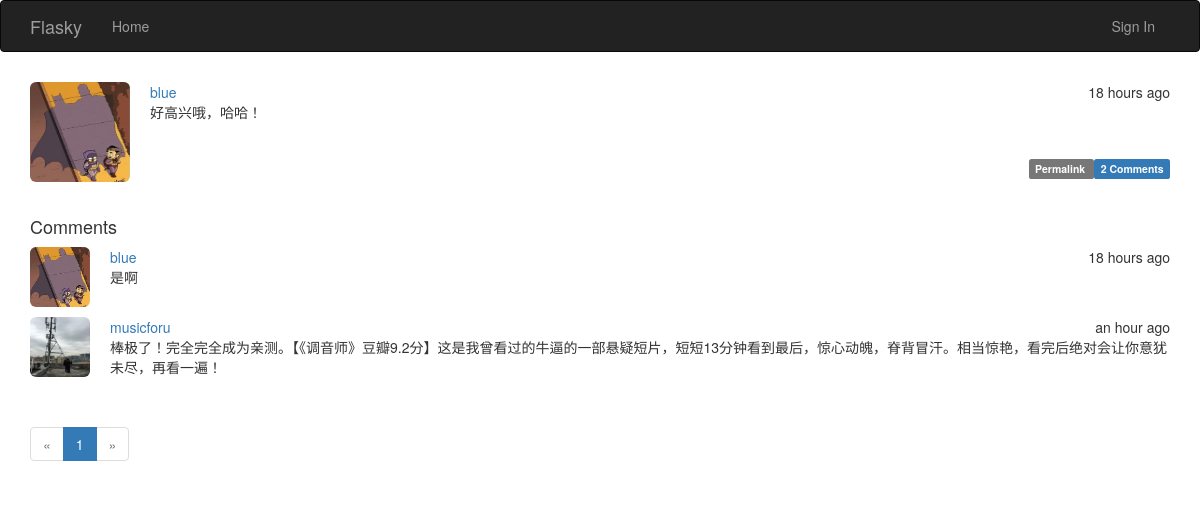
Screenshot of /post/2 with the database file from the repository.
### app/models.py (models this page shows, shortened)
class Post(db.Model):
	__tablename__='posts'
	id=db.Column(db.Integer,primary_key=True)
	body=db.Column(db.Text)
	timestamp=db.Column(db.DateTime,index=True,default=datetime.utcnow)
	author_id=db.Column(db.Integer,db.ForeignKey('users.id'))
	body_html=db.Column(db.Text)
	comments=db.relationship('Comment',backref='post',lazy='dynamic')

class User(UserMixin,db.Model):
	__tablename__='users'
	id=db.Column(db.Integer,primary_key=True)
	email=db.Column(db.String(64),unique=True,index=True)
	password_hash=db.Column(db.String(128))
	username=db.Column(db.String(64),unique=True,index=True)
	avatar=db.Column(db.String(64),default='photos/girl.jpg')
	role_id=db.Column(db.Integer,db.ForeignKey('roles.id'))
	confirmed=db.Column(db.Boolean,default=False)
	name=db.Column(db.String(64))
	location=db.Column(db.String(64))
	about_me=db.Column(db.Text())
	member_since=db.Column(db.DateTime(),default=datetime.utcnow)
	last_seen=db.Column(db.DateTime(),default=datetime.utcnow)
	posts=db.relationship('Post',backref='author',lazy='dynamic')
	followed=db.relationship('Follow',
						foreign_keys=[Follow.follower_id],
						backref=db.backref('follower',lazy='joined'),
						lazy='dynamic',
						cascade='all, delete-orphan')
	followers=db.relationship('Follow',
						foreign_keys=[Follow.followed_id],
						backref=db.backref('followed',lazy='joined'),
						lazy='dynamic',
						cascade='all, delete-orphan')
	comments=db.relationship('Comment',backref='author',lazy='dynamic')
	@property
	def password(self):
	    raise AttributeError('password is not a readable attribute')

class Comment(db.Model):
    __tablename__='comments'
    id=db.Column(db.Integer,primary_key=True)
    body=db.Column(db.Text)
    body_html=db.Column(db.Text)
    timestamp=db.Column(db.DateTime,index=True,default=datetime.utcnow)
    disabled=db.Column(db.Boolean)
    author_id=db.Column(db.Integer,db.ForeignKey('users.id'))
    post_id=db.Column(db.Integer,db.ForeignKey('posts.id'))

### app/main/views.py (the view, shortened to what this page needs)
@main.route('/post/<int:id>',methods=['GET','POST'])
def post(id):
	post=Post.query.get_or_404(id)
	form=CommentForm()
	page=request.args.get('page',1,type=int)
	if page==-1:
		page=(post.comments.count()-1)/\
			current_app.config['FLASKY_COMMENTS_PER_PAGE']+1
	pagination=post.comments.order_by(Comment.timestamp.asc()).paginate(
					page,per_page=current_app.config['FLASKY_COMMENTS_PER_PAGE'],
					error_out=False)
	comments=pagination.items
	return render_template('post.html',posts=[post],form=form,
							pagination=pagination,comments=comments)

### app/auth/views.py (called while the page is built)
@auth.before_app_request
def before_request():
	if current_user.is_authenticated:
		current_user.ping()
		if not current_user.confirmed \
			and request.endpoint[:5]!='auth.' \
			and request.endpoint!='static':
			return redirect(url_for('auth.unconfirmed'))

### app/main/__init__.py (called while the page is built)
@main.app_context_processor
def inject_permissions():
	return dict(Permission=Permission)

### app/main/views.py (called while the page is built)
@main.after_app_request
def after_request(response):
	for query in get_debug_queries():
		if query.duration >= current_app.config['FLASKY_SLOW_DB_QUERY_TIME']:
			current_app.logger.warning(
				'Slow query: %s\nParameters: %s\nDuration: %fs\nContext: %s\n'
				% (query.statement, query.parameters, query.duration,
				query.context))
	return response

### app/models.py (called while the page is built)
	def can(self,permissions):
		return False

### app/templates/post.html (shortened to what this page needs)
{% extends "base.html" %}
{% import "bootstrap/wtf.html" as wtf %}
{% import "_macros.html" as macros %}
{% block page_content %}
{% include '_posts.html' %}
<h4 id="comments">Comments</h4>
{% include '_comments.html' %}
{% if pagination %}
<div class="pagination">
	{{ macros.pagination_widget(pagination,'.post',
	fragment='#comments',id=posts[0].id) }}
</div>
{% endif %}
{% endblock %}

### app/templates/_posts.html (shortened to what this page needs)
<ul class="posts">
    {% for post in posts %}
    <li class="post">
        <div>
            <a href="{{url_for('.user',username=post.author.username)}}">
                <img class="img-rounded post-thumbnail"
                src="{{url_for('static',filename=post.author.avatar)}}">
            </a>
        </div>
        <div class="post-content">
            <div class="post-date">{{ moment(post.timestamp).fromNow() }}</div>
            <div class="post-author">
                <a href="{{ url_for('.user', username=post.author.username) }}">
                {{ post.author.username }}
                </a>
            </div>
            <div class="post-body">
                {% if post.body_html %}
                    {{ post.body_html | safe }}
                {% else %}
                    {{ post.body }}
                {% endif %}
            </div>
            <div class="post-footer">
                <a href="{{ url_for('.post',id=post.id) }}">
                    <span class="label label-default">Permalink
                    </span>
                </a>
                <a href="{{ url_for('.post',id=post.id) }}#comments">
                    <span class="label label-primary">
                        {{ post.comments.count() }} Comments
                    </span>
                </a>
            </div>
        </div>
    </li>
    {% endfor %}
</ul>

### app/templates/_comments.html (shortened to what this page needs)
<ul class="comments">
    {% for comment in comments %}
    <li class="comment">
        <div>
            <a href="{{url_for('.user',username=comment.author.username)}}">
                <img class="img-rounded comment-thumbnail"
                src="{{url_for('static',filename=comment.author.avatar)}}">
            </a>
        </div>
        <div class="comment-content">
            <div class="comment-date">{{ moment(comment.timestamp).fromNow() }}</div>
            <div class="comment-author"><a href="{{ url_for('.user', username=comment.author.username) }}">{{ comment.author.username }}</a></div>
            <div class="comment-body">
                {% if moderate or not comment.disabled %}
                    {% if comment.body_html %}
                        {{ comment.body_html | safe }}
                    {% else %}
                        {{ comment.body }}
                    {% endif %}
                {% endif %}
            </div>
        </div>
    </li>
    {% endfor %}
</ul>

### app/static/styles.css (style rules this page uses)
.comments { list-style: none; }
.comment { overflow: hidden; margin-left: -40px; margin-top: 10px; }
.comment-thumbnail { float: left; width:60px; height:60px; }
.comment-date { float: right; }
.comment-content { margin-left: 80px; }
.posts { list-style: none; }
.post-thumbnail { float: left; width: 100px; height: 100px; }
.post { margin-left: -40px; margin-top: 10px; overflow: hidden; }
.post-date { float: right; }
.post-author { margin-left: 120px; }
.post-body { margin-left: 120px; }
.post-footer { margin-top: 25px; float: right; }
#comments { margin-top: 35px; }

### rows the page displays
Post: avatar (picture), timestamp "18 hours ago", author.username "blue", body_html "好高兴哦，哈哈！", comments.count "2"
Comment: avatar (picture), timestamp "18 hours ago", author.username "blue", body_html "是啊"
Comment: avatar (picture), timestamp "an hour ago", author.username "musicforu", body_html "棒极了！完全完全成为亲测。【《调音师》豆瓣9.2分】这是我曾看过的牛逼的一部悬疑短片，短短13分钟看到最后，惊心动魄，脊背冒汗。相当惊艳，看完后绝对会让你意犹未尽，再看一遍！"

### other values shown
{{ p }} "1"
